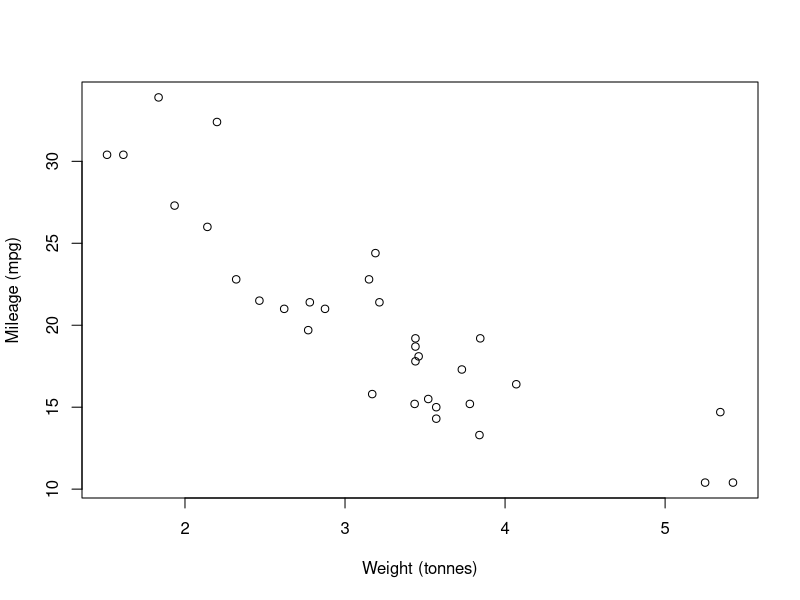
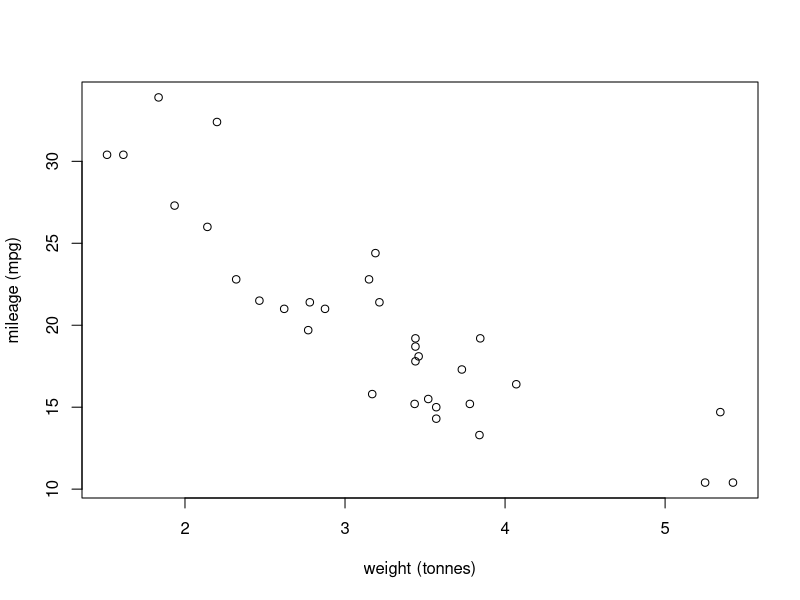

R code for these plots, in order:
## ---- chunk 1
knitr::opts_chunk$set(echo = FALSE)
## ---- chunk 2
cars.lm <- lm(mpg~wt, data = mtcars)
cars.lm
## ---- chunk 3
plot(mpg~wt, data = mtcars,
     xlab = "Weight (tonnes)", ylab = "Mileage (mpg)")
## ---- chunk 4
plot(mpg~wt, data = mtcars,
     xlab = "weight (tonnes)", ylab = "mileage (mpg)")
## ---- chunk 5
x <- c(4, 7, 8, 9)
mean(x)
## ---- chunk 6
name <- c("Jean", "Jorts")
colour <- c("Tortie", "Orange")
weight <- c(8, 12)
dislikes <- c("Union Busting", "Being Buttered")
catInfo <- data.frame(name, colour, weight, dislikes)
## ---- chunk 7
catInfo
